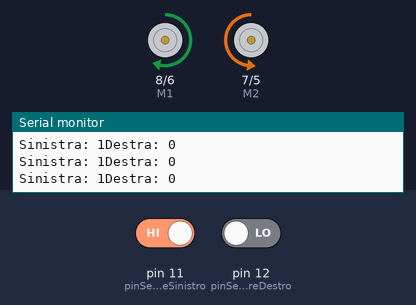
Simulated run of this sketch. Board: Arduino Uno, built with avr-gcc and run on an emulated ATmega328P. Parts: direction and speed pins drawn as motors (green arrow = direction pin HIGH = forward, orange = LOW = backward, longer = more drive), the last lines printed to the serial monitor. Inputs (shaded band) come from the test bench; at power-on: pin 11 (pinSensoreSinistro) HIGH, pin 12 (pinSensoreDestro) LOW.

Above: at 1.2 s.
1.3 s: pin 11 (pinSensoreSinistro) driven LOW
At 1.8 s:
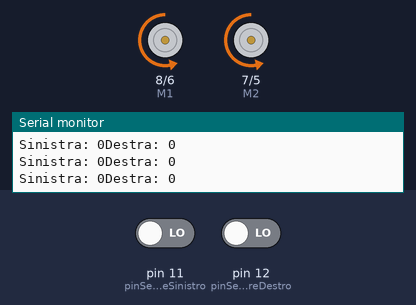
2.8 s: pin 12 (pinSensoreDestro) driven HIGH
At 3.3 s:
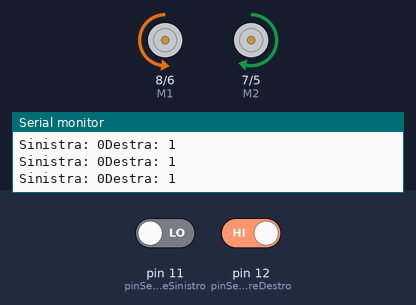
4.3 s: pin 11 (pinSensoreSinistro) driven HIGH
At 5.1 s:
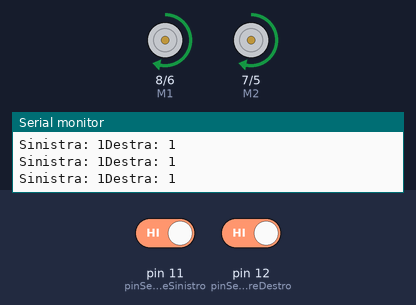
5.8 s: pin 12 (pinSensoreDestro) driven LOW
At 6.7 s:
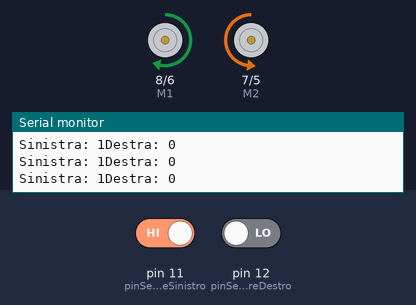
Timing chart, 0 to 8.8 s (numbered marks = the images above; inputs shaded):
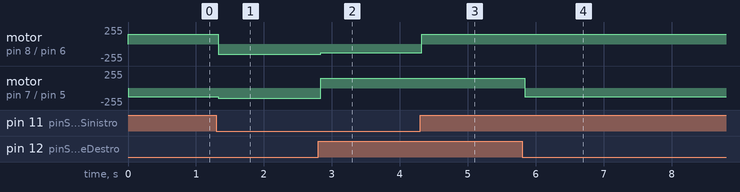

Measured:
- after the input at 1.3 s, motor on pin 8 (M1) / pin 6 (E1): forward 150/255 → backward 150/255 at once; motor on pin 7 (M2) / pin 5 (E2): backward 130/255 → backward 150/255 at once
- after the input at 2.8 s, motor on pin 8 (M1) / pin 6 (E1): backward 150/255 → backward 130/255 at once; motor on pin 7 (M2) / pin 5 (E2): backward 150/255 → forward 150/255 at once
- after the input at 4.3 s, motor on pin 8 (M1) / pin 6 (E1): backward 130/255 → forward 150/255 at once
- after the input at 5.8 s, motor on pin 7 (M2) / pin 5 (E2): forward 150/255 → backward 130/255 at once

The sketch:

SeguiLaLinea_Simple.ino
```cpp
// nero = 0
// bianco = 1

// Definisci tutti i pin per i diversi motori/sensori
#define E1 6
#define E2 5
#define M1 8
#define M2 7

#define pinSensoreSinistro 11
#define pinSensoreDestro 12
#define pinSensoreCentro 10


//int pinSensoreSinistro = 11;
//int pinSensoreDestro = 12;
int Speed = 255;
int valoreDaSottrarreAVelocita = 20;


int prevState = 1;


int primaSinistra = 1;
int primaDestra = 1;

void setup()
{
  int i;
  for(i=5;i<=8;i++)
    pinMode(i, OUTPUT);
  pinMode(pinSensoreSinistro, INPUT);
  pinMode(pinSensoreDestro, INPUT);

  Serial.begin(9600);
}
void STOP()
{
  analogWrite (E1,Speed);
  digitalWrite(M1,LOW);
  analogWrite (E2,Speed);
  digitalWrite(M2,LOW);
  delay(50);
  analogWrite (E1,0);
  digitalWrite(M1,LOW);
  analogWrite (E2,0);
  digitalWrite(M2,LOW);
}
void sinistra()
{

  analogWrite (E1,Speed - valoreDaSottrarreAVelocita);
  digitalWrite(M1,LOW);
  analogWrite (E2,Speed);
  digitalWrite(M2,HIGH);
}
void destra()
{
  analogWrite (E1,Speed);
  digitalWrite(M1,HIGH);
  analogWrite (E2, Speed - valoreDaSottrarreAVelocita);
  digitalWrite(M2,LOW);
}
void dritto()
{
  analogWrite (E1,Speed);
  digitalWrite(M1,HIGH);
  analogWrite (E2,Speed);
  digitalWrite(M2,HIGH);
}

void indietro()
{
  analogWrite (E1,Speed);
  digitalWrite(M1,LOW);
  analogWrite (E2,Speed);
  digitalWrite(M2,LOW);
}
void loop()
{
//  int valCentro = digitalRead(pinSensoreCentro);
//  if (prevState != valCentro) {
//    prevState = valCentro;
//    STOP();
//  }
//  if (valCentro == 0) {
//    Speed = 200;
//  } else {
//    Speed = 120;
//  }

  // Leggi valore dei sensori. Puo essere 0 o 1. Rispettivamente nero e bianco
  int valoreSensoreSinistro = digitalRead(pinSensoreSinistro);
  int valoreSensoreDestro = digitalRead(pinSensoreDestro);

  Serial.print("Sinistra: ");
  Serial.print(valoreSensoreSinistro);
  Serial.print("Destra: ");
  Serial.println(valoreSensoreDestro);


//  if (primaSinistra != valoreSensoreSinistro || primaDestra != valoreSensoreDestro){
//    STOP();
//  }

//  primaSinistra = valoreSensoreSinistro;
//  primaDestra = valoreSensoreDestro;


  if (valoreSensoreSinistro == 0 && valoreSensoreDestro == 1){
      Speed = 150;
      sinistra();
      Speed = 150;
  } else if (valoreSensoreSinistro == 1 && valoreSensoreDestro == 0) {
      Speed = 150;
      destra();
      Speed = 150;
  } else if (valoreSensoreSinistro == 1 && valoreSensoreDestro == 1){
    Speed = 150;
    dritto();
  } else {
    Speed = 150;
    indietro();

  }


}
```
